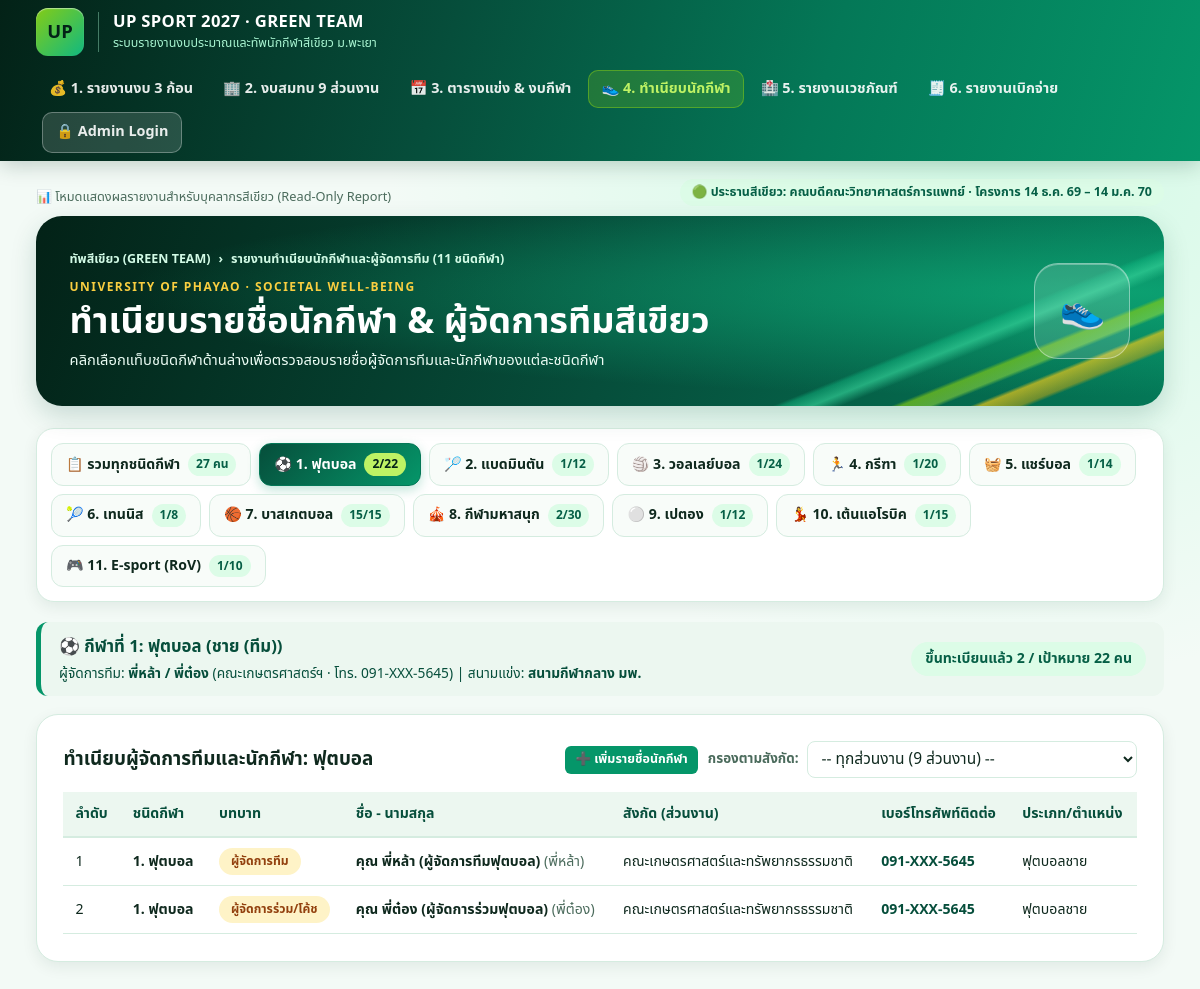
The app's page /athletes.php?sport_id=1, older data.
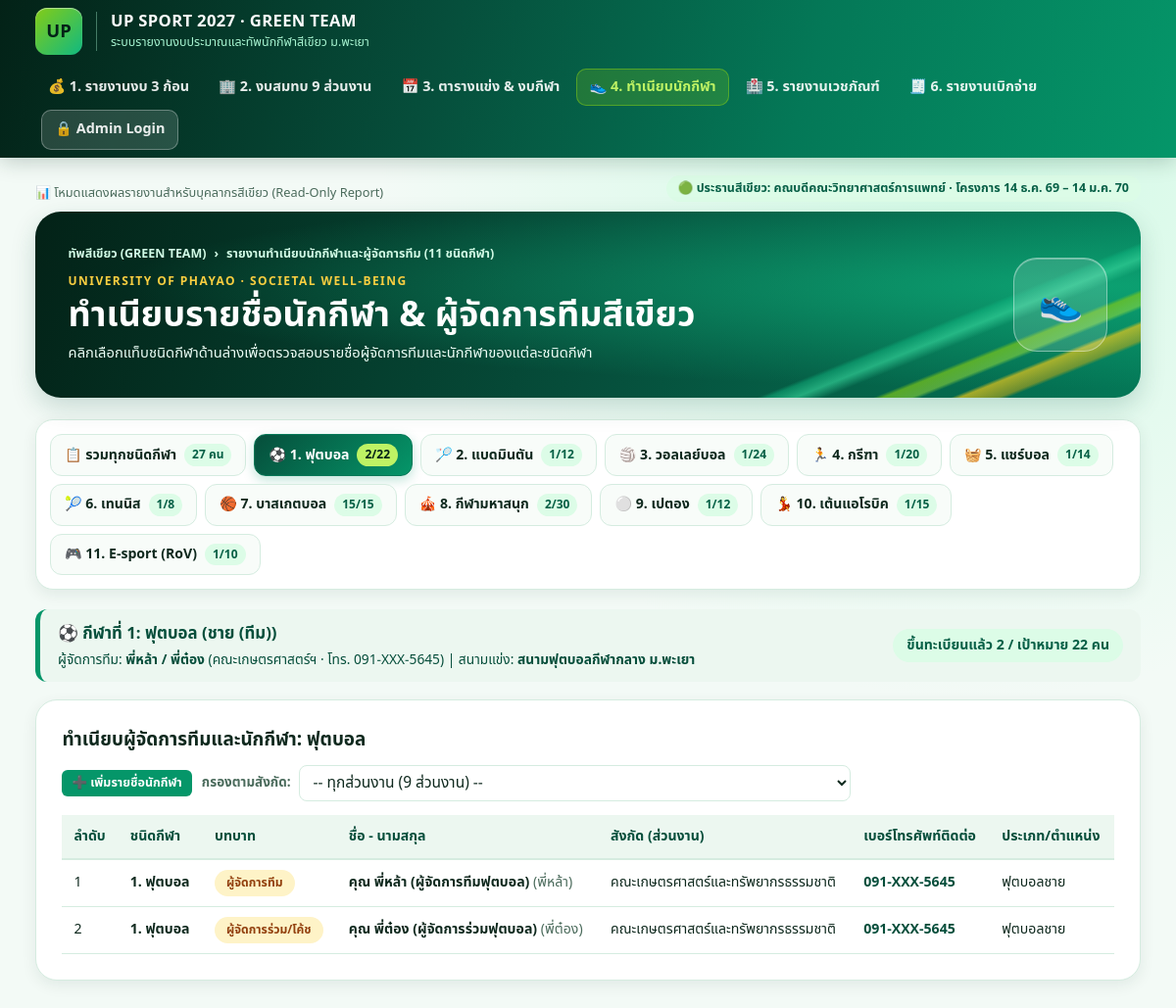
The same page, newer data.
### tables this page shows
CREATE TABLE sports (
    id INT AUTO_INCREMENT PRIMARY KEY,
    sport_no INT NOT NULL UNIQUE,
    sport_name VARCHAR(100) NOT NULL,
    sport_type VARCHAR(100) NOT NULL,
    default_venue VARCHAR(150) NOT NULL,
    manager_unit_id INT NULL,
    manager_unit VARCHAR(150) NOT NULL,
    manager_name VARCHAR(150) NOT NULL,
    manager_phone VARCHAR(50) NULL,
    sub_manager_name VARCHAR(150) NULL,
    sub_manager_phone VARCHAR(50) NULL,
    target_athletes INT NOT NULL DEFAULT 15,
    registered_athletes INT NOT NULL DEFAULT 0,
    practice_days INT NOT NULL DEFAULT 3,
    practice_cost_per_day DECIMAL(10,2) NOT NULL DEFAULT 150.00,
    match_days INT NOT NULL DEFAULT 3,
    match_cost_per_day DECIMAL(10,2) NOT NULL DEFAULT 300.00,
    extra_consumables_cost DECIMAL(10,2) NOT NULL DEFAULT 0.00,
    alloc_tranche_1 DECIMAL(10,2) NOT NULL DEFAULT 0.00,
    alloc_tranche_2 DECIMAL(10,2) NOT NULL DEFAULT 0.00,
    alloc_tranche_3 DECIMAL(10,2) NOT NULL DEFAULT 0.00,
    sponsor_bottles_per_match INT NOT NULL DEFAULT 15,
    cooling_spray_quota INT NOT NULL DEFAULT 1,
    medical_risk ENUM('LOW', 'MEDIUM', 'HIGH') DEFAULT 'MEDIUM',
    notes TEXT NULL,
    FOREIGN KEY (manager_unit_id) REFERENCES units(id) ON DELETE SET NULL
);

### config/db.php (called while the page is built, shortened)
<?php
function h($str): string {
    return htmlspecialchars((string)$str, ENT_QUOTES, 'UTF-8');
}
function mask_phone($phone, bool $show_full = false): string {
    $raw = trim((string)$phone);
    $digits = preg_replace('/\D+/', '', $raw);
    if (strlen($digits) >= 9) {
        return substr($digits, 0, 3) . '-XXX-' . substr($digits, -4);
    }
    return $raw;
}

### config/auth.php (called while the page is built, shortened)
<?php
require_once __DIR__ . '/db.php';
function is_admin_logged_in(): bool {
    if (empty($_SESSION['green_admin_logged_in'])) {
        return false;
    }
    return true;
}

### athletes.php (the view, shortened to what the changed rows need)
<?php
require_once __DIR__ . '/config/auth.php';
$filter_sport = isset($_GET['sport_id']) ? (int)$_GET['sport_id'] : (isset($_POST['sport_id']) ? (int)$_POST['sport_id'] : 0);
$sports = $pdo->query("
    SELECT s.*,
           (SELECT COUNT(*) FROM sport_members sm WHERE sm.sport_id = s.id) AS member_count
    FROM sports s
    ORDER BY s.sport_no ASC
")->fetchAll();
$active_sport_info = null;
foreach ($sports as $sp) {
    if ((int)$sp['id'] === $filter_sport) {
        $active_sport_info = $sp;
        break;
    }
}
$sport_icons = [
    1 => '⚽', 2 => '🏸', 3 => '🏐', 4 => '🏃', 5 => '🧺',
    6 => '🎾', 7 => '🏀', 8 => '🎪', 9 => '⚪', 10 => '💃', 11 => '🎮'
];
require_once __DIR__ . '/includes/header.php';
?>
<div class="sport-tabs-bar">
  <?php foreach ($sports as $sp):
    $sid = (int)$sp['id'];
    $sno = (int)$sp['sport_no'];
    $ico = $sport_icons[$sno] ?? '🏅';
    $is_active = ($filter_sport === $sid);
  ?>
    <a href="athletes.php?sport_id=<?= $sid ?>" class="sport-tab-pill <?= $is_active ? 'active' : '' ?>">
      <span><?= $ico ?> <?= $sno ?>. <?= h($sp['sport_name']) ?></span>
      <span class="sport-tab-count"><?= (int)$sp['member_count'] ?>/<?= (int)$sp['target_athletes'] ?></span>
    </a>
  <?php endforeach; ?>
</div>
<?php if ($active_sport_info): ?>
  <div class="alert-banner" style="margin-bottom:18px;">
    <div>
      <strong style="font-size:1.05rem;">
        <?= $sport_icons[(int)$active_sport_info['sport_no']] ?? '🏅' ?>
        กีฬาที่ <?= (int)$active_sport_info['sport_no'] ?>: <?= h($active_sport_info['sport_name']) ?> (<?= h($active_sport_info['sport_type']) ?>)
      </strong>
      <div style="font-size:0.86rem; font-weight:500; margin-top:2px;">
        ผู้จัดการทีม: <strong><?= h($active_sport_info['manager_name']) ?><?= $active_sport_info['sub_manager_name'] ? ' / ' . h($active_sport_info['sub_manager_name']) : '' ?></strong>
        (<?= h($active_sport_info['manager_unit']) ?> · โทร. <?= h(mask_phone($active_sport_info['manager_phone'], is_admin_logged_in())) ?>)
        | สนามแข่ง: <strong><?= h($active_sport_info['default_venue']) ?></strong>
      </div>
    </div>
    <span class="status-pill" style="font-size:0.88rem; padding:6px 14px;">
      ขึ้นทะเบียนแล้ว <?= (int)$active_sport_info['member_count'] ?> / เป้าหมาย <?= (int)$active_sport_info['target_athletes'] ?> คน
    </span>
  </div>
<?php endif; ?>
<div class="white-shell">
  <div style="display:flex; justify-content:space-between; align-items:center; flex-wrap:wrap; gap:10px; margin-bottom:14px;">
    <h2 style="font-size:1.18rem; font-weight:800;">
      <?= $active_sport_info ? 'ทำเนียบผู้จัดการทีมและนักกีฬา: ' . h($active_sport_info['sport_name']) : 'ทำเนียบผู้จัดการทีมและนักกีฬาทั้งหมด (11 ชนิดกีฬา)' ?>
    </h2>
    <div style="display:flex; align-items:center; gap:10px; flex-wrap:wrap;">
      <button type="button" class="btn-primary btn-sm" onclick="toggleRegForm()">➕ เพิ่มรายชื่อนักกีฬา</button>
      <form method="get" style="display:flex; align-items:center; gap:8px; margin:0;">
      </form>
    </div>
  </div>
  <div style="overflow-x:auto;">
    <table class="up-table">
      <thead>
        <tr>
          <th>ลำดับ</th>
          <th>ชนิดกีฬา</th>
          <th>บทบาท</th>
          <th>ชื่อ - นามสกุล</th>
          <th>สังกัด (ส่วนงาน)</th>
          <th>เบอร์โทรศัพท์ติดต่อ</th>
          <th>ประเภท/ตำแหน่ง</th>
        </tr>
      </thead>
    </table>
  </div>
</div>
<?php require_once __DIR__ . '/includes/footer.php'; ?>

Row changes from the older to the newer data that the page shows:
changed sports "ฟุตบอล": default_venue "สนามกีฬากลาง มพ." → "สนามฟุตบอลกีฬากลาง ม.พะเยา"
